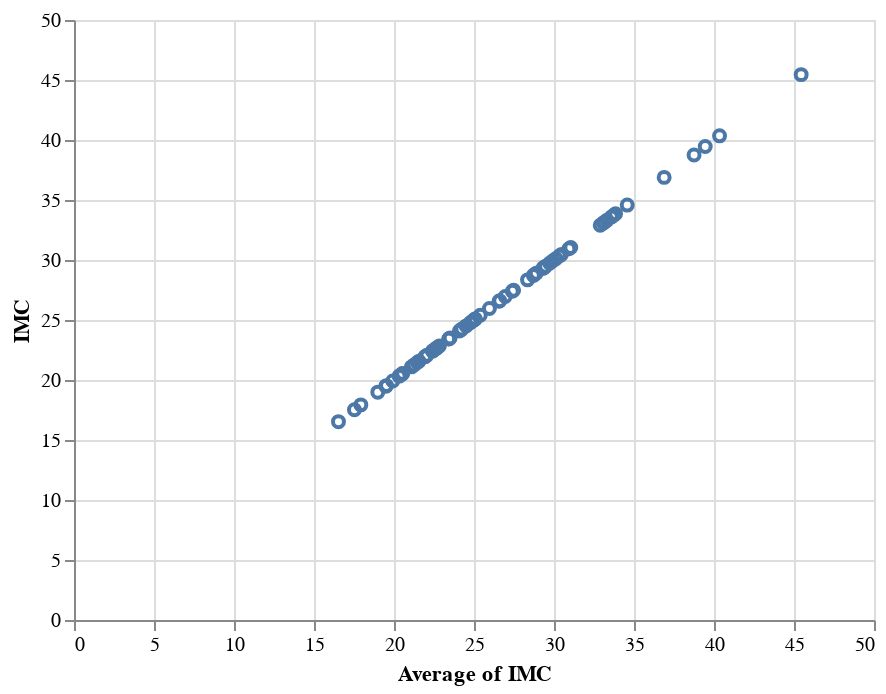

Notebook cell for this chart:
### Code cell
alt.Chart(df_op).mark_point().encode(
    x='average(IMC)',
    y='IMC'
)

### Figure 1 — Vega-Lite specification as saved in the notebook (floating-point values rounded to 4 significant figures)
{"config": {"view": {"continuousWidth": 400, "continuousHeight": 300}}, "data": {"name": "data-1463b50384c1370f5eacb55764a6d2b3"}, "mark": "point", "encoding": {"x": {"aggregate": "average", "field": "IMC", "type": "quantitative"}, "y": {"field": "IMC", "type": "quantitative"}}, "$schema": "https://vega.github.io/schema/vega-lite/v4.17.0.json", "datasets": {"data-1463b50384c1370f5eacb55764a6d2b3": [{"Edad": 3, "Altura": 1.5, "Peso": 65.0, "BECK ": 3, "STAI.ANSIEDAD": 26, "BULLIT": 52, "IMC": 28.89, "Nivel de educación": 0, "label": 1}, {"Edad": 0, "Altura": 1.65, "Peso": 61.0, "BECK ": 0, "STAI.ANSIEDAD": 26, "BULLIT": 49, "IMC": 22.41, "Nivel de educación": 5, "label": 1}, {"Edad": 2, "Altura": 1.52, "Peso": 105.0, "BECK ": 22, "STAI.ANSIEDAD": 29, "BULLIT": 68, "IMC": 45.45, "Nivel de educación": 4, "label": 0}, {"Edad": 0, "Altura": 1.6, "Peso": 54.0, "BECK ": 1, "STAI.ANSIEDAD": 26, "BULLIT": 42, "IMC": 21.09, "Nivel de educación": 0, "label": 1}, {"Edad": 2, "Altura": 1.65, "Peso": 64.0, "BECK ": 5, "STAI.ANSIEDAD": 24, "BULLIT": 45, "IMC": 23.51, "Nivel de educación": 0, "label": 1}, {"Edad": 3, "Altura": 1.51, "Peso": 67.0, "BECK ": 2, "STAI.ANSIEDAD": 20, "BULLIT": 51, "IMC": 29.38, "Nivel de educación": 3, "label": 1}, {"Edad": 3, "Altura": 1.74, "Peso": 94.0, "BECK ": 15, "STAI.ANSIEDAD": 25, "BULLIT": 96, "IMC": 31.05, "Nivel de educación": 5, "label": 0}, {"Edad": 2, "Altura": 1.54, "Peso": 82.0, "BECK ": 5, "STAI.ANSIEDAD": 26, "BULLIT": 52, "IMC": 34.58, "Nivel de educación": 4, "label": 1}, {"Edad": 1, "Altura": 1.6, "Peso": 51.0, "BECK ": 31, "STAI.ANSIEDAD": 34, "BULLIT": 69, "IMC": 19.92, "Nivel de educación": 4, "label": 0}, {"Edad": 1, "Altura": 1.6, "Peso": 69.0, "BECK ": 8, "STAI.ANSIEDAD": 31, "BULLIT": 81, "IMC": 26.95, "Nivel de educación": 0, "label": 0}, {"Edad": 3, "Altura": 1.65, "Peso": 66.0, "BECK ": 16, "STAI.ANSIEDAD": 29, "BULLIT": 39, "IMC": 24.24, "Nivel de educación": 0, "label": 1}, {"Edad": 1, "Altura": 1.64, "Peso": 89.0, "BECK ": 22, "STAI.ANSIEDAD": 29, "BULLIT": 91, "IMC": 33.09, "Nivel de educación": 2, "label": 0}, {"Edad": 3, "Altura": 1.74, "Peso": 59.0, "BECK ": 26, "STAI.ANSIEDAD": 30, "BULLIT": 45, "IMC": 19.49, "Nivel de educación": 4, "label": 1}, {"Edad": 2, "Altura": 1.65, "Peso": 80.0, "BECK ": 10, "STAI.ANSIEDAD": 21, "BULLIT": 59, "IMC": 29.38, "Nivel de educación": 0, "label": 1}, {"Edad": 2, "Altura": 1.76, "Peso": 68.0, "BECK ": 0, "STAI.ANSIEDAD": 23, "BULLIT": 40, "IMC": 21.95, "Nivel de educación": 0, "label": 1}, {"Edad": 2, "Altura": 1.7, "Peso": 72.0, "BECK ": 6, "STAI.ANSIEDAD": 25, "BULLIT": 57, "IMC": 24.91, "Nivel de educación": 5, "label": 1}, {"Edad": 2, "Altura": 1.6, "Peso": 65.0, "BECK ": 3, "STAI.ANSIEDAD": 27, "BULLIT": 67, "IMC": 25.39, "Nivel de educación": 2, "label": 0}, {"Edad": 0, "Altura": 1.59, "Peso": 57.0, "BECK ": 6, "STAI.ANSIEDAD": 21, "BULLIT": 58, "IMC": 22.55, "Nivel de educación": 5, "label": 1}, {"Edad": 0, "Altura": 1.54, "Peso": 78.0, "BECK ": 11, "STAI.ANSIEDAD": 24, "BULLIT": 57, "IMC": 32.89, "Nivel de educación": 2, "label": 1}, {"Edad": 1, "Altura": 1.6, "Peso": 68.0, "BECK ": 11, "STAI.ANSIEDAD": 27, "BULLIT": 81, "IMC": 26.56, "Nivel de educación": 4, "label": 0}, {"Edad": 0, "Altura": 1.56, "Peso": 70.0, "BECK ": 19, "STAI.ANSIEDAD": 25, "BULLIT": 61, "IMC": 28.76, "Nivel de educación": 2, "label": 0}, {"Edad": 0, "Altura": 1.63, "Peso": 64.0, "BECK ": 31, "STAI.ANSIEDAD": 28, "BULLIT": 102, "IMC": 24.09, "Nivel de educación": 2, "label": 0}, {"Edad": 0, "Altura": 1.64, "Peso": 58.0, "BECK ": 3, "STAI.ANSIEDAD": 25, "BULLIT": 44, "IMC": 21.56, "Nivel de educación": 2, "label": 1}, {"Edad": 2, "Altura": 1.6, "Peso": 86.0, "BECK ": 9, "STAI.ANSIEDAD": 20, "BULLIT": 68, "IMC": 33.59, "Nivel de educación": 5, "label": 0}, {"Edad": 2, "Altura": 1.58, "Peso": 57.0, "BECK ": 19, "STAI.ANSIEDAD": 26, "BULLIT": 42, "IMC": 22.83, "Nivel de educación": 4, "label": 1}, {"Edad": 3, "Altura": 1.66, "Peso": 56.0, "BECK ": 4, "STAI.ANSIEDAD": 20, "BULLIT": 38, "IMC": 20.32, "Nivel de educación": 5, "label": 1}, {"Edad": 1, "Altura": 1.61, "Peso": 65.0, "BECK ": 3, "STAI.ANSIEDAD": 25, "BULLIT": 56, "IMC": 25.08, "Nivel de educación": 4, "label": 1}, {"Edad": 3, "Altura": 1.61, "Peso": 71.0, "BECK ": 11, "STAI.ANSIEDAD": 23, "BULLIT": 52, "IMC": 27.39, "Nivel de educación": 4, "label": 1}, {"Edad": 3, "Altura": 1.6, "Peso": 75.0, "BECK ": 5, "STAI.ANSIEDAD": 26, "BULLIT": 59, "IMC": 29.3, "Nivel de educación": 1, "label": 1}, {"Edad": 3, "Altura": 1.78, "Peso": 98.0, "BECK ": 33, "STAI.ANSIEDAD": 31, "BULLIT": 92, "IMC": 30.93, "Nivel de educación": 2, "label": 0}, {"Edad": 2, "Altura": 1.64, "Peso": 65.0, "BECK ": 0, "STAI.ANSIEDAD": 27, "BULLIT": 36, "IMC": 24.17, "Nivel de educación": 3, "label": 1}, {"Edad": 3, "Altura": 1.68, "Peso": 94.0, "BECK ": 10, "STAI.ANSIEDAD": 24, "BULLIT": 80, "IMC": 33.3, "Nivel de educación": 5, "label": 0}, {"Edad": 3, "Altura": 1.68, "Peso": 85.0, "BECK ": 24, "STAI.ANSIEDAD": 29, "BULLIT": 71, "IMC": 30.12, "Nivel de educación": 1, "label": 0}, {"Edad": 3, "Altura": 1.69, "Peso": 82.0, "BECK ": 17, "STAI.ANSIEDAD": 29, "BULLIT": 33, "IMC": 28.71, "Nivel de educación": 5, "label": 1}, {"Edad": 0, "Altura": 1.6, "Peso": 50.0, "BECK ": 10, "STAI.ANSIEDAD": 25, "BULLIT": 52, "IMC": 19.53, "Nivel de educación": 5, "label": 1}, {"Edad": 2, "Altura": 1.55, "Peso": 53.0, "BECK ": 0, "STAI.ANSIEDAD": 19, "BULLIT": 40, "IMC": 22.06, "Nivel de educación": 5, "label": 1}, {"Edad": 3, "Altura": 1.78, "Peso": 125.0, "BECK ": 7, "STAI.ANSIEDAD": 23, "BULLIT": 84, "IMC": 39.45, "Nivel de educación": 2, "label": 0}, {"Edad": 3, "Altura": 1.62, "Peso": 78.5, "BECK ": 3, "STAI.ANSIEDAD": 21, "BULLIT": 47, "IMC": 29.91, "Nivel de educación": 2, "label": 1}, {"Edad": 3, "Altura": 1.57, "Peso": 64.0, "BECK ": 14, "STAI.ANSIEDAD": 20, "BULLIT": 38, "IMC": 25.96, "Nivel de educación": 5, "label": 1}, {"Edad": 1, "Altura": 1.53, "Peso": 69.0, "BECK ": 2, "STAI.ANSIEDAD": 23, "BULLIT": 51, "IMC": 29.48, "Nivel de educación": 5, "label": 1}, {"Edad": 2, "Altura": 1.71, "Peso": 98.7, "BECK ": 23, "STAI.ANSIEDAD": 32, "BULLIT": 128, "IMC": 33.75, "Nivel de educación": 5, "label": 0}, {"Edad": 0, "Altura": 1.59, "Peso": 48.0, "BECK ": 0, "STAI.ANSIEDAD": 20, "BULLIT": 42, "IMC": 18.99, "Nivel de educación": 4, "label": 1}, {"Edad": 0, "Altura": 1.63, "Peso": 54.5, "BECK ": 9, "STAI.ANSIEDAD": 29, "BULLIT": 37, "IMC": 20.51, "Nivel de educación": 4, "label": 1}, {"Edad": 0, "Altura": 1.69, "Peso": 76.0, "BECK ": 0, "STAI.ANSIEDAD": 21, "BULLIT": 39, "IMC": 26.61, "Nivel de educación": 2, "label": 1}, {"Edad": 0, "Altura": 1.6, "Peso": 65.0, "BECK ": 8, "STAI.ANSIEDAD": 24, "BULLIT": 48, "IMC": 25.39, "Nivel de educación": 2, "label": 1}, {"Edad": 1, "Altura": 1.63, "Peso": 88.0, "BECK ": 6, "STAI.ANSIEDAD": 25, "BULLIT": 51, "IMC": 33.12, "Nivel de educación": 0, "label": 1}, {"Edad": 0, "Altura": 1.44, "Peso": 52.0, "BECK ": 0, "STAI.ANSIEDAD": 27, "BULLIT": 33, "IMC": 25.08, "Nivel de educación": 4, "label": 1}, {"Edad": 2, "Altura": 1.63, "Peso": 57.0, "BECK ": 0, "STAI.ANSIEDAD": 21, "BULLIT": 51, "IMC": 21.45, "Nivel de educación": 5, "label": 1}, {"Edad": 0, "Altura": 1.68, "Peso": 60.0, "BECK ": 1, "STAI.ANSIEDAD": 23, "BULLIT": 43, "IMC": 21.26, "Nivel de educación": 4, "label": 1}, {"Edad": 0, "Altura": 1.6, "Peso": 78.0, "BECK ": 6, "STAI.ANSIEDAD": 20, "BULLIT": 47, "IMC": 30.47, "Nivel de educación": 4, "label": 1}, {"Edad": 0, "Altura": 1.58, "Peso": 84.5, "BECK ": 20, "STAI.ANSIEDAD": 25, "BULLIT": 42, "IMC": 33.85, "Nivel de educación": 2, "label": 1}, {"Edad": 0, "Altura": 1.64, "Peso": 63.0, "BECK ": 16, "STAI.ANSIEDAD": 29, "BULLIT": 53, "IMC": 23.42, "Nivel de educación": 4, "label": 1}, {"Edad": 0, "Altura": 1.65, "Peso": 45.0, "BECK ": 8, "STAI.ANSIEDAD": 27, "BULLIT": 43, "IMC": 16.53, "Nivel de educación": 4, "label": 1}, {"Edad": 0, "Altura": 1.64, "Peso": 58.0, "BECK ": 14, "STAI.ANSIEDAD": 22, "BULLIT": 55, "IMC": 21.56, "Nivel de educación": 4, "label": 1}, {"Edad": 0, "Altura": 1.55, "Peso": 49.0, "BECK ": 3, "STAI.ANSIEDAD": 29, "BULLIT": 54, "IMC": 20.4, "Nivel de educación": 5, "label": 1}, {"Edad": 0, "Altura": 1.6, "Peso": 60.0, "BECK ": 1, "STAI.ANSIEDAD": 23, "BULLIT": 37, "IMC": 23.44, "Nivel de educación": 4, "label": 1}, {"Edad": 2, "Altura": 1.67, "Peso": 50.0, "BECK ": 6, "STAI.ANSIEDAD": 21, "BULLIT": 55, "IMC": 17.93, "Nivel de educación": 5, "label": 1}, {"Edad": 0, "Altura": 1.6, "Peso": 58.0, "BECK ": 7, "STAI.ANSIEDAD": 27, "BULLIT": 48, "IMC": 22.66, "Nivel de educación": 4, "label": 1}, {"Edad": 0, "Altura": 1.69, "Peso": 70.0, "BECK ": 8, "STAI.ANSIEDAD": 24, "BULLIT": 75, "IMC": 24.51, "Nivel de educación": 4, "label": 0}, {"Edad": 0, "Altura": 1.6, "Peso": 64.0, "BECK ": 8, "STAI.ANSIEDAD": 26, "BULLIT": 44, "IMC": 25.0, "Nivel de educación": 2, "label": 1}, {"Edad": 0, "Altura": 1.65, "Peso": 80.0, "BECK ": 7, "STAI.ANSIEDAD": 23, "BULLIT": 46, "IMC": 29.38, "Nivel de educación": 2, "label": 1}, {"Edad": 0, "Altura": 1.73, "Peso": 68.0, "BECK ": 19, "STAI.ANSIEDAD": 34, "BULLIT": 108, "IMC": 22.72, "Nivel de educación": 4, "label": 0}, {"Edad": 2, "Altura": 1.74, "Peso": 90.0, "BECK ": 4, "STAI.ANSIEDAD": 22, "BULLIT": 77, "IMC": 29.73, "Nivel de educación": 4, "label": 0}, {"Edad": 1, "Altura": 1.7, "Peso": 112.0, "BECK ": 42, "STAI.ANSIEDAD": 29, "BULLIT": 114, "IMC": 38.75, "Nivel de educación": 4, "label": 0}, {"Edad": 3, "Altura": 1.53, "Peso": 71.0, "BECK ": 10, "STAI.ANSIEDAD": 27, "BULLIT": 72, "IMC": 30.33, "Nivel de educación": 5, "label": 0}, {"Edad": 3, "Altura": 1.59, "Peso": 102.0, "BECK ": 11, "STAI.ANSIEDAD": 20, "BULLIT": 67, "IMC": 40.35, "Nivel de educación": 5, "label": 0}, {"Edad": 3, "Altura": 1.63, "Peso": 73.0, "BECK ": 29, "STAI.ANSIEDAD": 23, "BULLIT": 55, "IMC": 27.48, "Nivel de educación": 4, "label": 0}, {"Edad": 3, "Altura": 1.63, "Peso": 98.0, "BECK ": 18, "STAI.ANSIEDAD": 30, "BULLIT": 72, "IMC": 36.89, "Nivel de educación": 3, "label": 0}, {"Edad": 0, "Altura": 1.58, "Peso": 56.0, "BECK ": 26, "STAI.ANSIEDAD": 25, "BULLIT": 61, "IMC": 22.43, "Nivel de educación": 4, "label": 0}, {"Edad": 2, "Altura": 1.68, "Peso": 80.0, "BECK ": 4, "STAI.ANSIEDAD": 27, "BULLIT": 79, "IMC": 28.34, "Nivel de educación": 4, "label": 0}, {"Edad": 0, "Altura": 1.56, "Peso": 50.0, "BECK ": 11, "STAI.ANSIEDAD": 26, "BULLIT": 92, "IMC": 20.55, "Nivel de educación": 2, "label": 0}, {"Edad": 0, "Altura": 1.62, "Peso": 46.0, "BECK ": 2, "STAI.ANSIEDAD": 22, "BULLIT": 40, "IMC": 17.53, "Nivel de educación": 4, "label": 1}, {"Edad": 0, "Altura": 1.64, "Peso": 59.0, "BECK ": 5, "STAI.ANSIEDAD": 27, "BULLIT": 55, "IMC": 21.94, "Nivel de educación": 4, "label": 1}, {"Edad": 0, "Altura": 1.62, "Peso": 65.0, "BECK ": 11, "STAI.ANSIEDAD": 24, "BULLIT": 82, "IMC": 24.77, "Nivel de educación": 5, "label": 0}]}}
